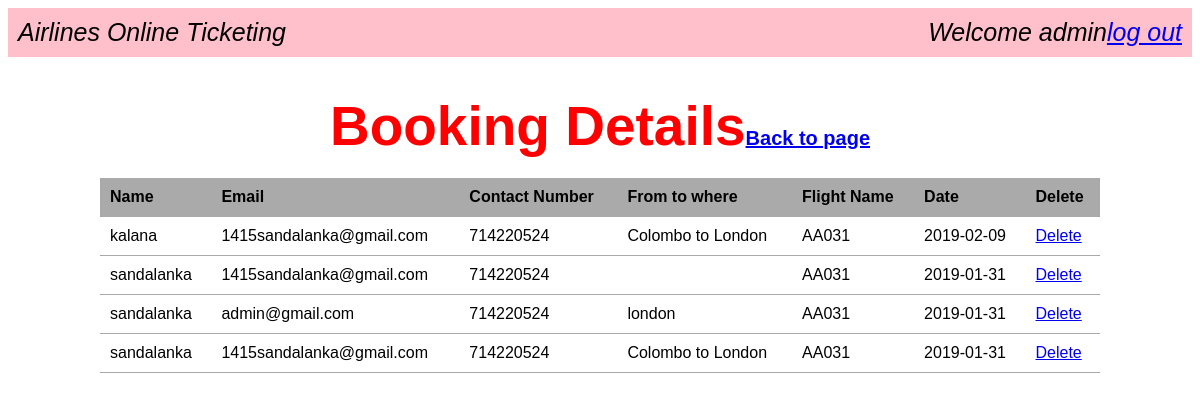
Page /bookingdetails.1.php (signed in) on the committed database.
### tables this page shows
CREATE TABLE `bookingg` (
  `id` int(11) NOT NULL,
  `name` varchar(100) NOT NULL,
  `gmail` varchar(100) NOT NULL,
  `contact` int(11) NOT NULL,
  `where` varchar(100) NOT NULL,
  `fname` varchar(100) NOT NULL,
  `city` varchar(50) NOT NULL,
  `date` date NOT NULL,
  `is_deleted` int(11) NOT NULL
);

### bookingdetails.1.php (the view, shortened to what this page needs)
<?php require_once('connection.php'); ?>
<?php
$userlist='';
$query="SELECT*FROM bookingg WHERE is_deleted=0 ORDER BY name";
$users=mysqli_query($connection,$query);
if($users){
while($user=mysqli_fetch_assoc($users)){
    $userlist.="<tr>";
    $userlist.="<td>{$user['name']} </td>";
    $userlist.="<td>{$user['gmail']} </td>";
    $userlist.="<td>{$user['contact']} </td>";
    $userlist.="<td>{$user['city']} </td>";
    $userlist.="<td>{$user['fname']} </td>";
    $userlist.="<td>{$user['date']} </td>";
    $userlist.="<td><a href=\"bookdelete.php?user_id={$user['id']}\">Delete</a></td>";
    $userlist.="</tr>";
}
}
else{
    echo 'Database Error';
}
?>
<!DOCTYPE html>
<html lang="en">
<head>
    <link rel="stylesheet" href="main.css">
</head>
<body>
<header >
        <div class="appname">Airlines Online Ticketing</div>
        <div class="loggin">Welcome <?php echo $_SESSION['name']; ?><a href="logout.php">log out</a></div>
    </header>
    <main>
    <center><h1>Booking Details<span><a href="backend.php">Back to page</a></span></h1></center>
    <table class="masterlist">
    <tr>
        <th>Name</th>
       <th>Email</th>
       <th>Contact Number</th>
       <th>From to where</th>
       <th>Flight Name</th>
       <th>Date</th>
        <th>Delete</th>
    </tr>
    <?php echo $userlist; ?>
</table>
</main>
</body>
</html>

### main.css (style rules this page uses)
header { background-color:pink; overflow: auto; padding: 10px; font-style: italic; font-size: 25px; }
header div.appname { float: left; }
header div.loggin { float: right; }
body { font-family: Arial,"Helvetica neue", Helvetica, sans-serif; font-size: 16px; }
main { width: 1000px; margin: 10px auto; }
main h1 { margin-bottom: 20px; font-size: 55px; color: red; }
main span { font-size: 20px; }
table.masterlist { width: 100%; border-collapse: collapse; }
table.masterlist th { background-color: #aaa; text-align: left; }
table.masterlist th,table.masterlist td { padding: 10px; border-bottom: 1px solid #aaa; }

### rows in the picture
bookingg: name "kalana", gmail "1415sandalanka@gmail.com", contact "714220524", city "Colombo to London", fname "AA031", date "2019-02-09"
bookingg: name "sandalanka", gmail "1415sandalanka@gmail.com", contact "714220524", fname "AA031", date "2019-01-31"
bookingg: name "sandalanka", gmail "admin@gmail.com", contact "714220524", city "london", fname "AA031", date "2019-01-31"
bookingg: name "sandalanka", gmail "1415sandalanka@gmail.com", contact "714220524", city "Colombo to London", fname "AA031", date "2019-01-31"

### other values in the picture
$_SESSION['name'] "admin"
